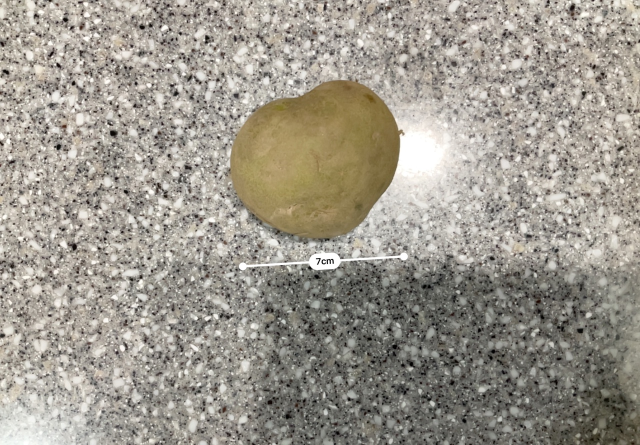
#> input picture length/test_img/po1.jpg, 1280 x 890 px, found by its file name (shown at 1/2 size)
$ jupyter execute --allow-errors length_img_ocr.ipynb   (shell and % lines are left out)
#> lines starting #> are read from the running program, lines starting #| are printed output that depends on the picture; after the words box and inside, x2 and y2 are one past the last pixel; in counts of white or black regions, pixels touching at a corner belong together
#> further down, img is the input picture: shape (890, 1280, 3); mean B, G, R 141.2, 151.5, 156.8
#> `img = cv2.resize(img, None, fx=0.5, fy=0.5, interpolation=cv2.INTER_CU..`:
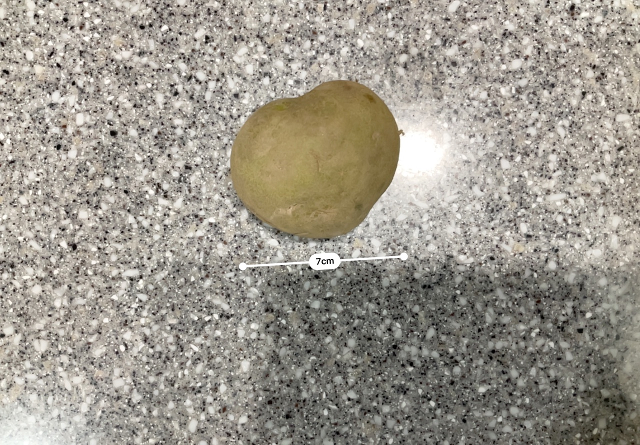
#> img: shape (445, 640, 3); mean B, G, R 141.2, 151.5, 156.8
[cell 1]
from google.colab import drive
drive.mount('/content/drive')

[cell 2]
cd /content/drive/MyDrive/dcx_mid_project/DCX_Mid_Project

[cell 3]
from imutils.perspective import four_point_transform
import matplotlib.pyplot as plt
import pytesseract
import imutils
import cv2
import re
import requests
import numpy as np
from google.colab.patches import cv2_imshow
import re

[cell 4]
def length_from_image(img_url):
    imageOrgCp = cv2.imread(img_url)                      # 원본 이미지 불러오기
    imageOrgCp = cv2.resize(imageOrgCp, None, fx=2, fy=2, interpolation=cv2.INTER_CUBIC)
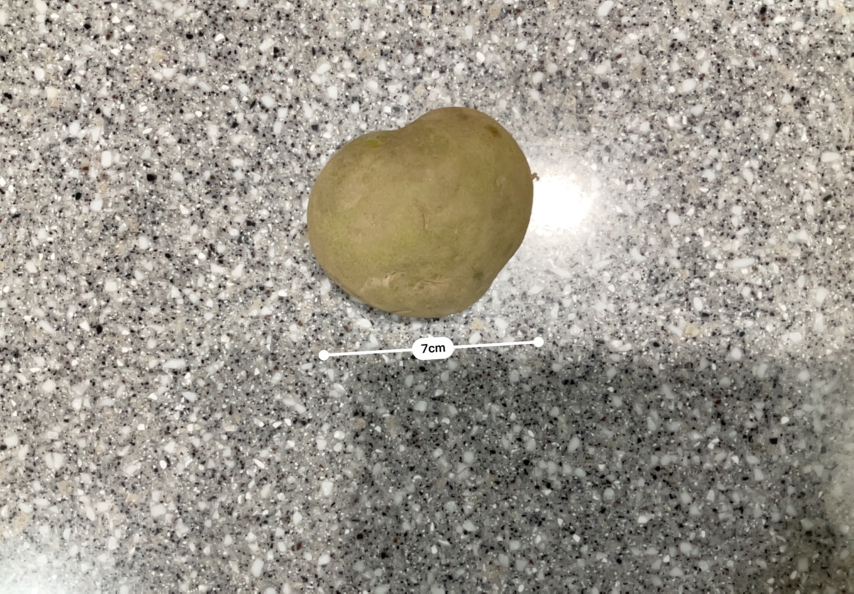
#> imageOrgCp: shape (1780, 2560, 3) (shown at 1/3 size); mean B, G, R 141.2, 151.5, 156.8
    height, width, channel = imageOrgCp.shape             # 원본 이미지 크기 저장
#> height = 1780; width = 2560; channel = 3
    center = (width//2, height//2)                        # 이미지 center값 저장
#> center = (1280, 890)
    grayCp = cv2.cvtColor(imageOrgCp, cv2.COLOR_BGR2GRAY) # 이미지 흑백으로 전환
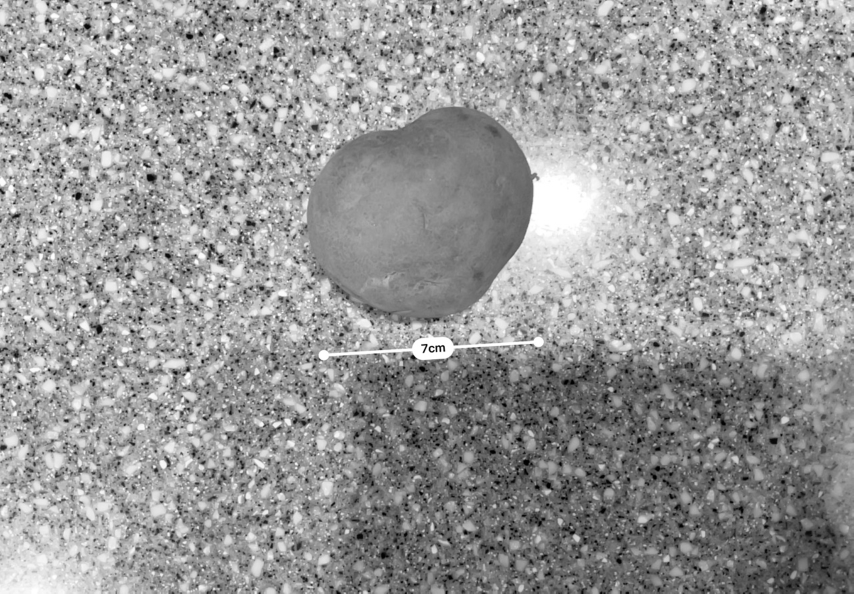
#> grayCp: shape (1780, 2560) (shown at 1/3 size); min 0, max 255, mean 151.9

    grayCp = cv2.bitwise_not(grayCp)          # 이미지 색반전
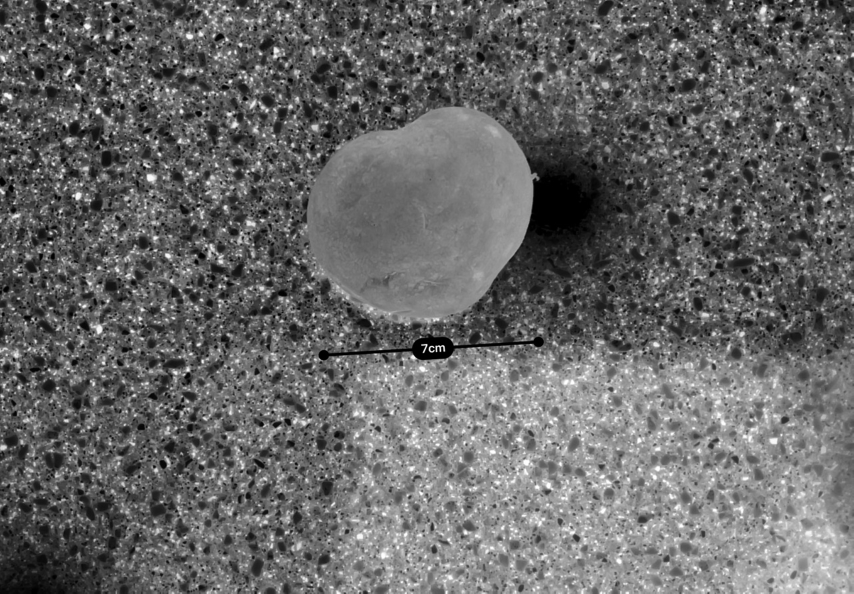
#> grayCp: shape (1780, 2560) (shown at 1/3 size); min 0, max 255, mean 103.1
    threshold = 250                           # 숫자영역만 원래 0에 가까울것으로 추정되기때문에 색반전후 250 이상인값만 숫자일것으로 추정
    ret, mask = cv2.threshold(grayCp, threshold, 255, cv2.THRESH_BINARY_INV)  # threshold를 사용해 숫자영역을 제외한 나머지 부분 0으로 변환
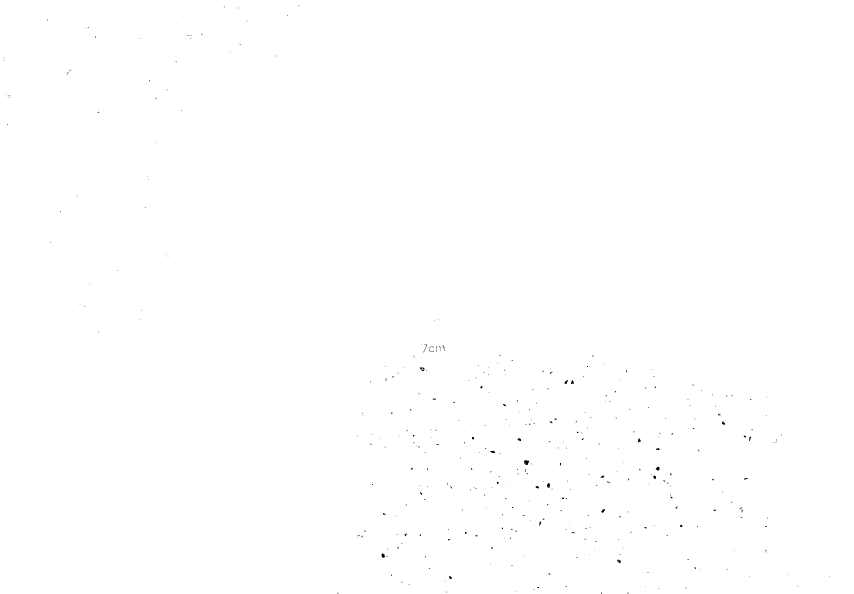
#> mask: shape (1780, 2560) (shown at 1/3 size); 99.9% white; 420 black regions (371 under 20 px), largest, box (x1, y1, x2, y2) and area: (1572, 1381, 1587, 1395) 154, (1641, 1449, 1650, 1463) 95, (1145, 1660, 1155, 1673) 95
#> ret = 250
    mask = cv2.bitwise_not(mask)              # mask영역 색 반전
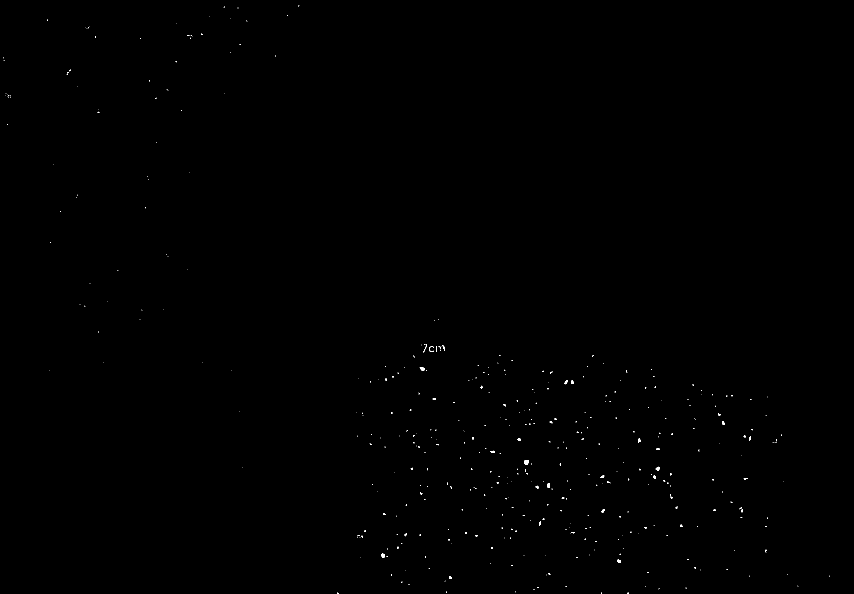
#> mask: shape (1780, 2560) (shown at 1/3 size); 0.09% white; 420 white regions (371 under 20 px), largest, box (x1, y1, x2, y2) and area: (1572, 1381, 1587, 1395) 154, (1641, 1449, 1650, 1463) 95, (1145, 1660, 1155, 1673) 95

    img_blurred = cv2.GaussianBlur(mask, ksize=(3, 3), sigmaX=0)  # 숫자영역중 흰색과 경계인 부분은 실제 0에 가까운값이 아니었기때문에 굉장히 얇은 실선 형태로 변환되었기때문에 가우시안 블러를 사용해 모양을 다시 살림

    img_blurred = 255-img_blurred             #
    ret, mask = cv2.threshold(img_blurred, threshold, 255, cv2.THRESH_BINARY_INV)
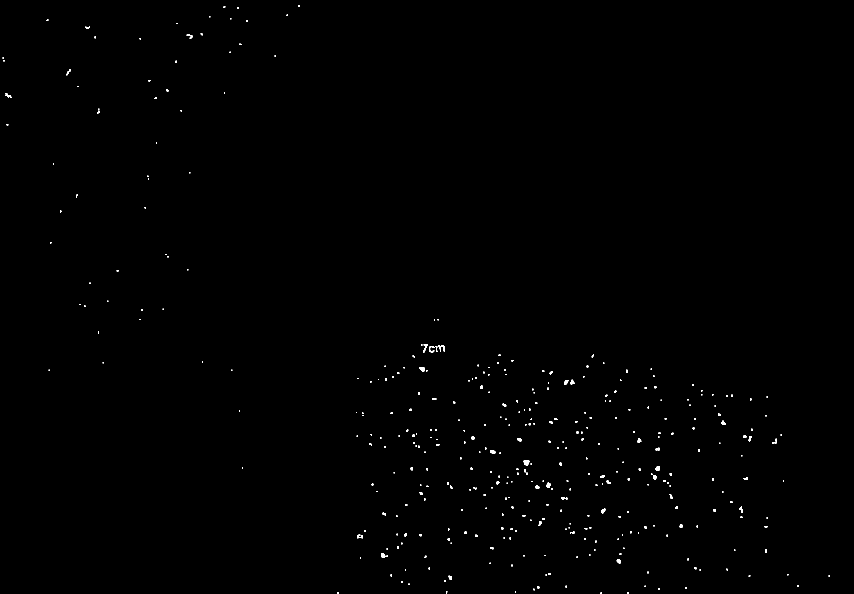
#> mask: shape (1780, 2560) (shown at 1/3 size); 0.25% white; 394 white regions (192 under 20 px)

    # cv2_imshow(mask)

    contours, _ = cv2.findContours(
        mask,
        mode=cv2.RETR_LIST,
        method=cv2.CHAIN_APPROX_SIMPLE
    )
#> contours = 394 contours, 283 with area under 20; largest, box (x1, y1, x2, y2) and area: (1571, 1380, 1588, 1396) 196, (1258, 1101, 1274, 1114) 137, (1144, 1659, 1156, 1674) 126, (1640, 1448, 1651, 1464) 122, (1966, 1399, 1980, 1413) 122

    temp_result = np.zeros((height, width), dtype=np.uint8)

    contours_dict = []

    for contour in contours:
        x, y, w, h = cv2.boundingRect(contour)
        cv2.rectangle(temp_result, pt1=(x, y), pt2=(x+w, y+h), color=255, thickness=-1)

        # insert to dict
        contours_dict.append({
            'x': x,
            'y': y,
            'w': w,
            'h': h,
            'cx': x + (w / 2),
            'cy': y + (h / 2)
        })
#> this loop made 394 passes
#> (x, y, w, h) on passes 3, 4, 6: (1012, 1776, 4, 4), (1338, 1774, 4, 6), (1600, 1766, 4, 5)
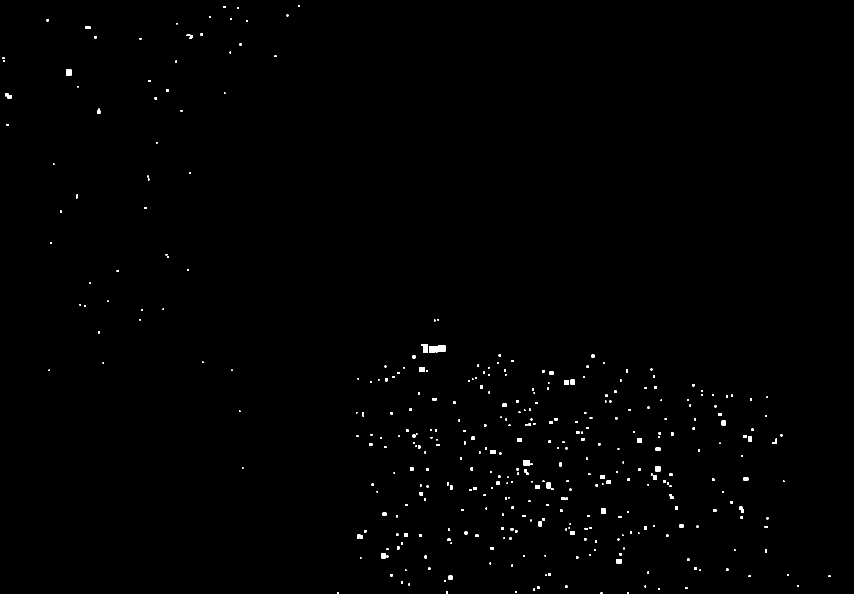
#> temp_result: shape (1780, 2560) (shown at 1/3 size); 0.41% white; 381 white regions (49 under 20 px), largest, box (x1, y1, x2, y2) and area: (1314, 1036, 1336, 1055) 408, (1269, 1032, 1283, 1059) 378, (1287, 1038, 1304, 1058) 340
#> after the loop, contours_dict = 394 items
    # cv2_imshow(temp_result)

    bit_and = cv2.bitwise_and(grayCp, temp_result)

    # cv2_imshow(bit_and)
    serch_list = []
    for i in range(0, 360, 5):
        M = cv2.getRotationMatrix2D(center, i, 1.0)
        rotated = cv2.warpAffine(bit_and, M, (width,height))
        chars = pytesseract.image_to_string(255-rotated, config='--psm 6')
        serch_list.append(re.search("\d+cm", chars))
#> this loop made 1 pass
#> M on pass 1: [[1, 0, 0], [0, 1, 0]]
#> after the loop, serch_list = []
#> pass 2 of the loop `for (root, directories, files) in os.walk(dir_path):`:
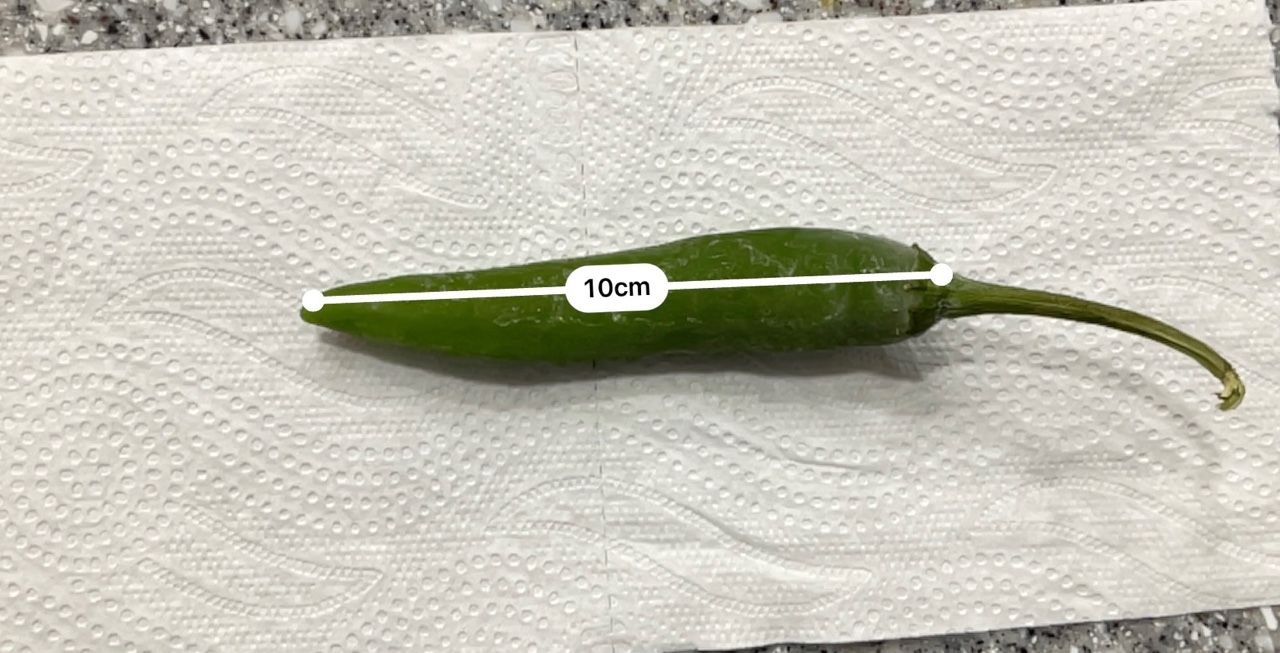
#> input picture length/10cm/chilipepper_10cm.jpg, 1280 x 653 px
#> in length_from_image, imageOrgCp is the input picture: shape (653, 1280, 3); mean B, G, R 184.1, 196.5, 198.3
#> imageOrgCp: shape (1306, 2560, 3)
#> in length_from_image (call 2), `ret, mask = cv2.threshold(grayCp, threshold, 255, cv2.THRESH_BINARY_INV)`:
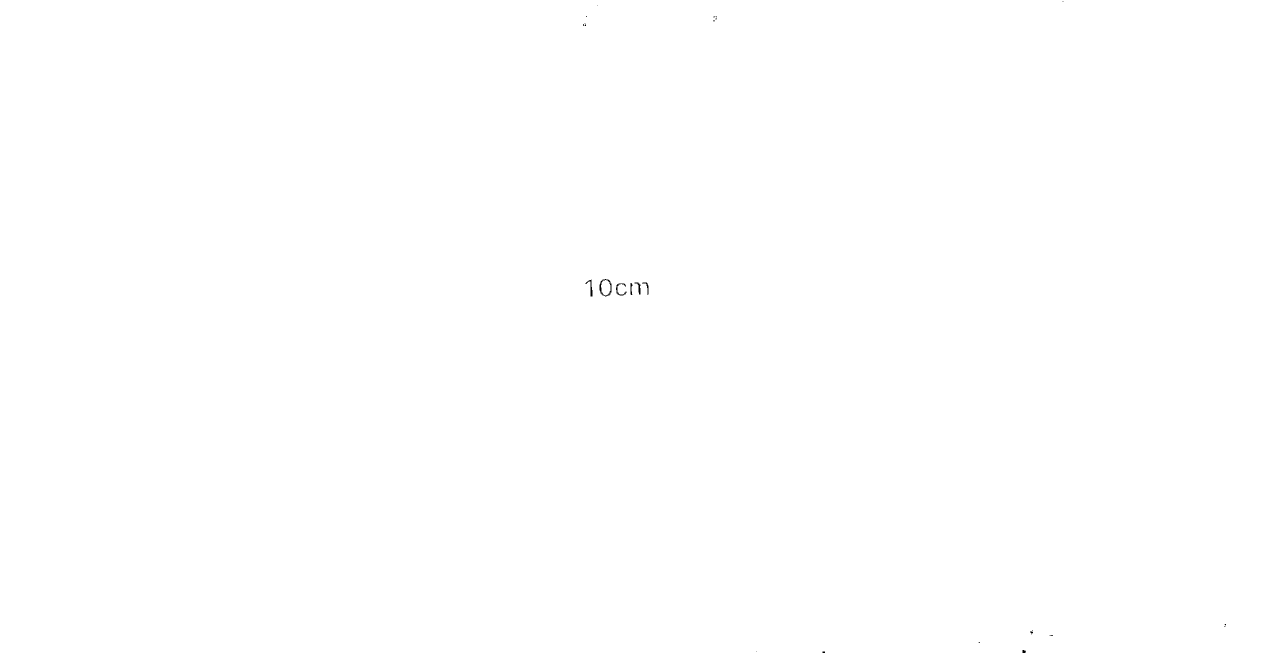
#> mask: shape (1306, 2560) (shown at 1/2 size); 100% white; black in thin lines or dots, all inside (x1, y1, x2, y2) = (1166, 3, 2452, 1306)
#> in length_from_image (call 2), `img_blurred = cv2.GaussianBlur(mask, ksize=(3, 3), sigmaX=0)`:
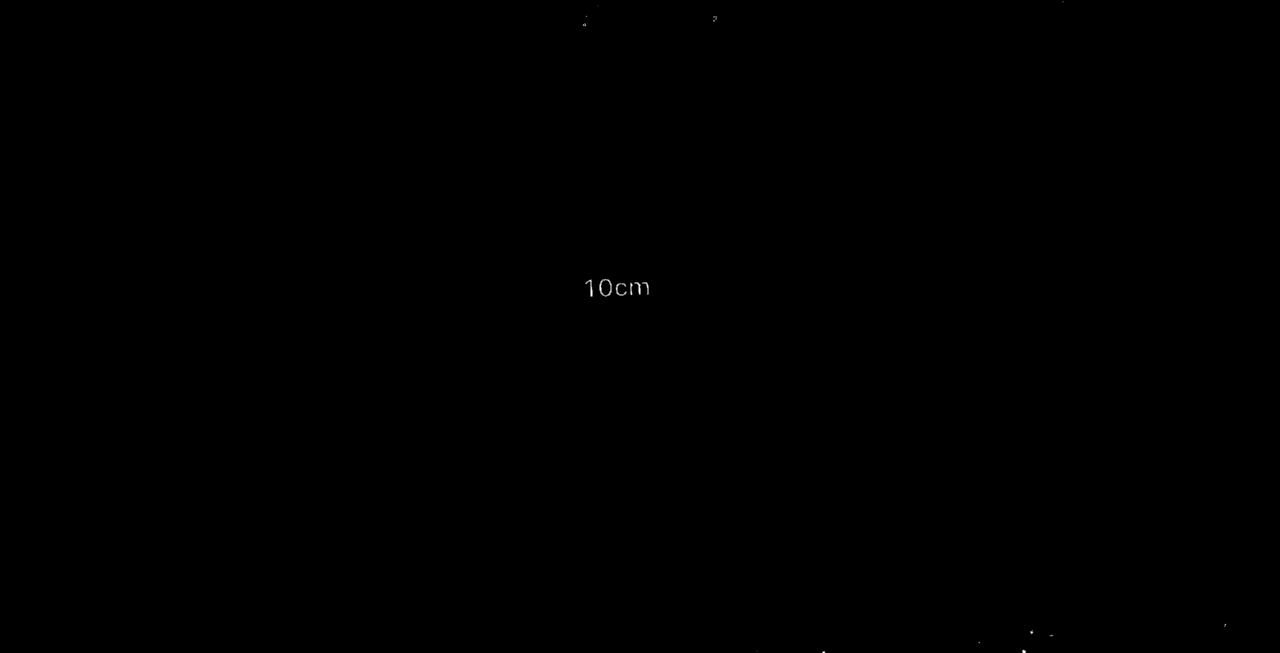
#> img_blurred: shape (1306, 2560) (shown at 1/2 size); min 0, max 255, mean 0.1
#> contours = 20 contours, 7 with area under 20; largest, box (x1, y1, x2, y2) and area: (1198, 557, 1224, 594) 750, (1202, 560, 1221, 591) 404, (1231, 566, 1254, 592) 217, (1170, 558, 1186, 594) 186, (1268, 564, 1282, 590) 139
#> the loop in length_from_image (call 2), `for contour in contours:` made 20 passes
#> (x, y, w, h) on passes 3 to 10: (2044, 1299, 9, 7), (1956, 1283, 5, 4), (2098, 1269, 9, 4), (2060, 1260, 7, 10), (2447, 1247, 6, 7), (1231, 566, 23, 26), (1260, 565, 6, 26), (1283, 564, 15, 26)
#> after the loop in length_from_image (call 2), `for contour in contours:`: contours_dict = 20 items
#> bit_and: shape (1306, 2560)
#> the loop in length_from_image, `for i in range(0, 360, 5):` made 1 pass

    len_dict = {}
    for item in serch_list:
        if item != None:
            try:
                len_dict[item.group()] += 1
            except:
                len_dict[item.group()] = 1
    sorted_dict = sorted(len_dict.items(), key = lambda item: item[1], reverse=True)
    if len(sorted_dict) > 0 :
      x, y = sorted_dict[0]
      return int(x.replace('cm', ''))
    return 0

[cell 5]
img = cv2.imread("/content/drive/MyDrive/dcx_mid_project/DCX_Mid_Project/length/test_img/po1.jpg")

img = cv2.resize(img, None, fx=0.5, fy=0.5, interpolation=cv2.INTER_CUBIC)
cv2_imshow(img)
